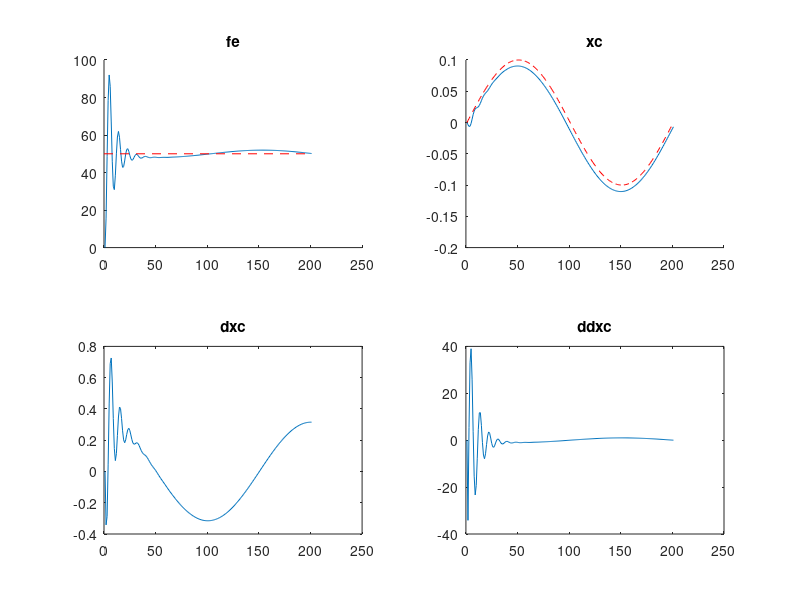

Source code (MATLAB):
clear all;

t = 0.01;
m = 1; k =0;  b =40;
xc = 0; dxc= 0; ddxc = 0;
xe = 0; dxe = 0; ddxe= 0;
fd = 50;
ke = 5000;
epsilon = 10^(-8); sigma = 0.2; lambda = 1;
delta_b = 0;    
phi_t = 0;
fe = 0;
%fe = 0;
delta_f = 0;

for i=1:200
    xe(i+1) = 0.1*sin(i*2*pi/200);
    dxe(i+1) = 0.1*pi/100*cos(i*2*pi/200);
    ddxe(i+1) = -0.1*(pi/100)^2*sin(i*2*pi/200);
    fe(i+1) = ke * (xe(i+1) - xc(i));
    delta_f(i+1) = fe(i+1) - fd;
    phi_t(i+1) = phi_t(i) + sigma * delta_f(i) / b; % 累积速度误差
    delta_b(i+1) = b/((dxc(i) - dxe(i+1)) + epsilon) * phi_t(i+1);  % 累积的速度误差变为力又变为b

    ddxc(i+1) = ddxe(i+1) + (delta_f(i+1) - (b - delta_b(i+1))*(dxc(i) - dxe(i+1)))/m;
    dxc(i+1) = dxc(i) + ddxc(i+1)*t;
    xc(i+1) = xc(i) + dxc(i+1)*t;
end

y = 1:200;
figure(4);
subplot(2,2,1)
hold on;
plot(fe);
line([0,200],[fd,fd],"LineStyle", "--","color","r"); %fd
title("fe");
subplot(2,2,2);
hold on;
plot(xc);
plot(xe,"color","r","LineStyle", "--"); %xe
title("xc");
subplot(2,2,3);
plot(dxc);
title("dxc");
subplot(2,2,4);
plot(ddxc);
title("ddxc");